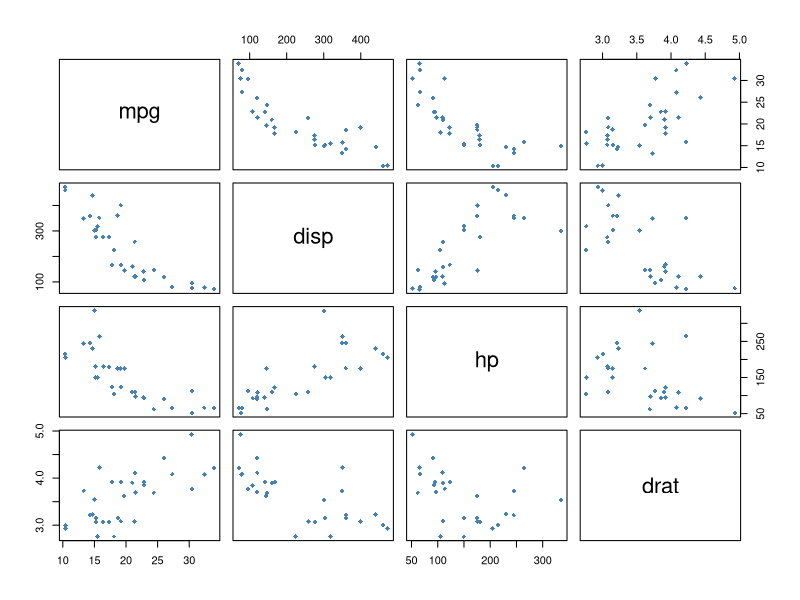
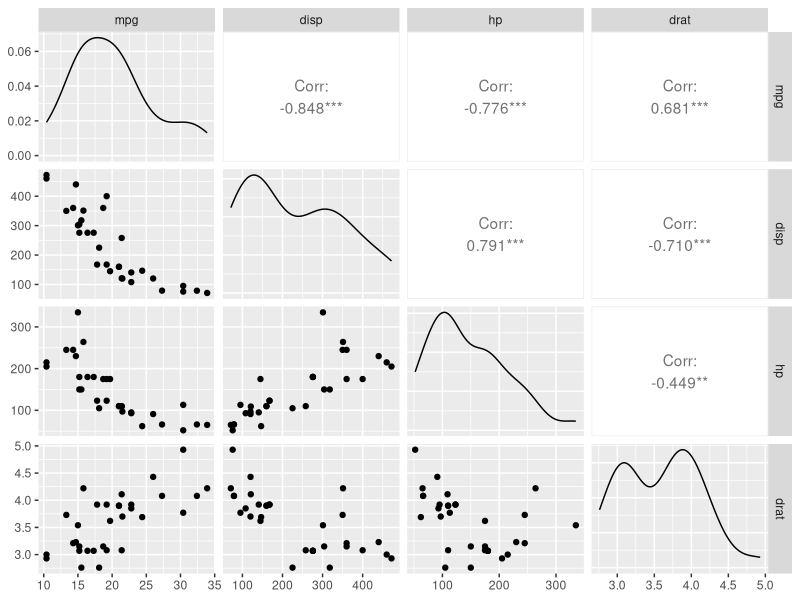
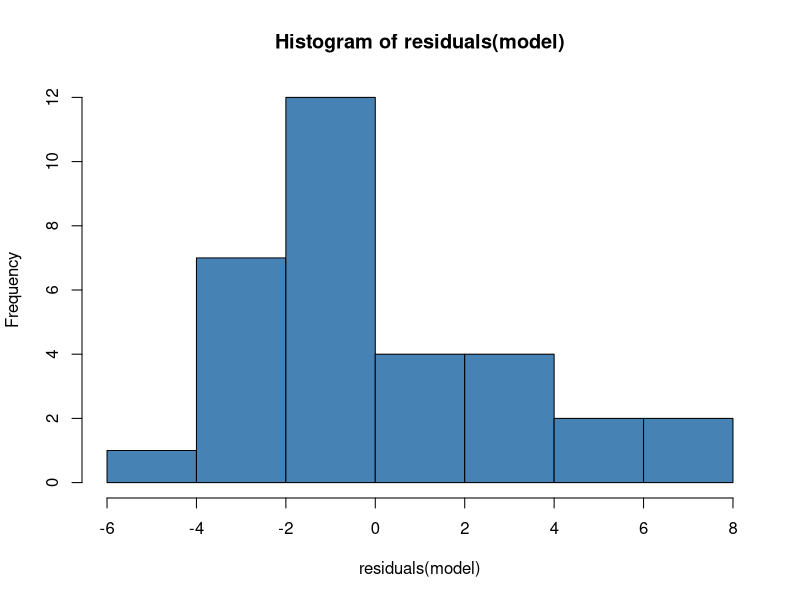
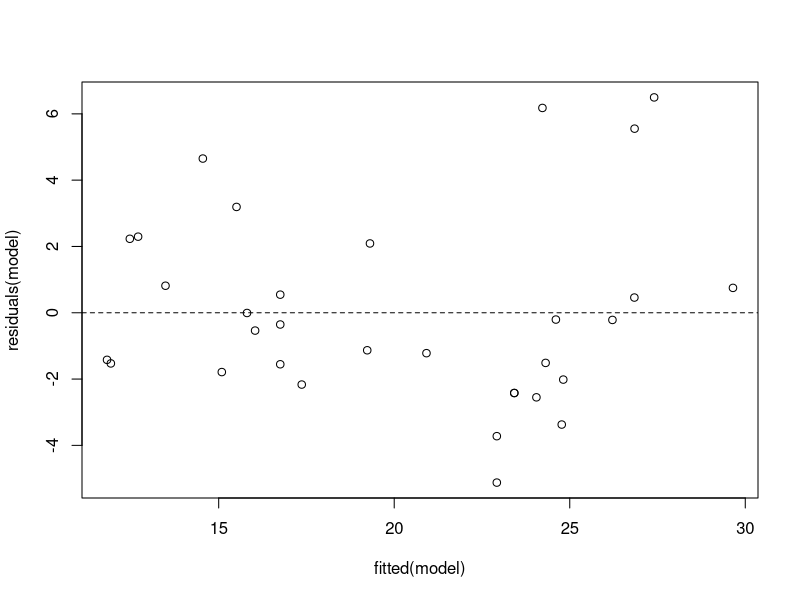

Reproduce these figures in R, in order.
####  Multiple Linear Regression in R
library(GGally)

#This guide walks through an example of how to conduct multiple linear regression in R, including:
  #Examining the data before fitting the model
  #Fitting the model
  #Checking the assumptions of the model
  #Interpreting the output of the model
  #Assessing the goodness of fit of the model
  #Using the model to make predictions

#view first six lines of mtcars
head(mtcars)

#In this example we will build a multiple linear regression model that uses mpg as the response variable and disp, hp, and drat as the predictor variables.

#create new data frame that contains only the variables we would like to use to
data <- mtcars[ , c("mpg", "disp", "hp", "drat")]

#view first six rows of new data frame
head(data)

#Examining the Data
#examine the data to gain a better understanding of it and also visually assess whether or not multiple linear regression could be a good model to fit to this data.
#In particular, check if the predictor variables have a linear association with the response variable, 
#which would indicate that a multiple linear regression model may be suitable.

#To do so, we can use the pairs() function to create a scatterplot of every possible pair of variables:
  
pairs(data, pch = 18, col = "steelblue")

#Note that we could also use the ggpairs() function from the GGally library to create a similar plot that contains the actual linear correlation coefficients for each pair of variables:
  
#install and load the GGally library
#install.packages("GGally")
#library(GGally)

#generate the pairs plot
ggpairs(data)

#Fitting the Model
#The basic syntax to fit a multiple linear regression model in R is as follows:
#lm(response_variable ~ predictor_variable1 + predictor_variable2 + ..., data = data)

#Using our data, we can fit the model using the following code:

model <- lm(mpg ~ disp + hp + drat, data = data)

#Checking Assumptions of the Model

#1. The distribution of model residuals should be approximately normal.
#We can check if this assumption is met by creating a simple histogram of residuals:
  
  hist(residuals(model), col = "steelblue")
#Although the distribution is slightly right skewed, 
#it isn’t abnormal enough to cause any major concerns.
  
#2. The variance of the residuals should be consistent for all observations.
#This preferred condition is known as homoskedasticity. 
#Violation of this assumption is known as heteroskedasticity.
#To check if this assumption is met we can create a fitted value vs. residual plot:
    
#create fitted value vs residual plot
plot(fitted(model), residuals(model))
#add horizontal line at 0
abline(h = 0, lty = 2)  
#Ideally we would like the residuals to be equally scattered at every fitted value.

#Interpreting the Output of the Model
#Once we’ve verified that the model assumptions are sufficiently met, we can look at the output of the model using the summary() function:
summary(model)

#define the coefficients from the model output
intercept <- coef(summary(model))["(Intercept)", "Estimate"]
disp <- coef(summary(model))["disp", "Estimate"]
hp <- coef(summary(model))["hp", "Estimate"]
drat <- coef(summary(model))["drat", "Estimate"]

#use the model coefficients to predict the value for mpg
intercept + disp*220 + hp*150 + drat*3
